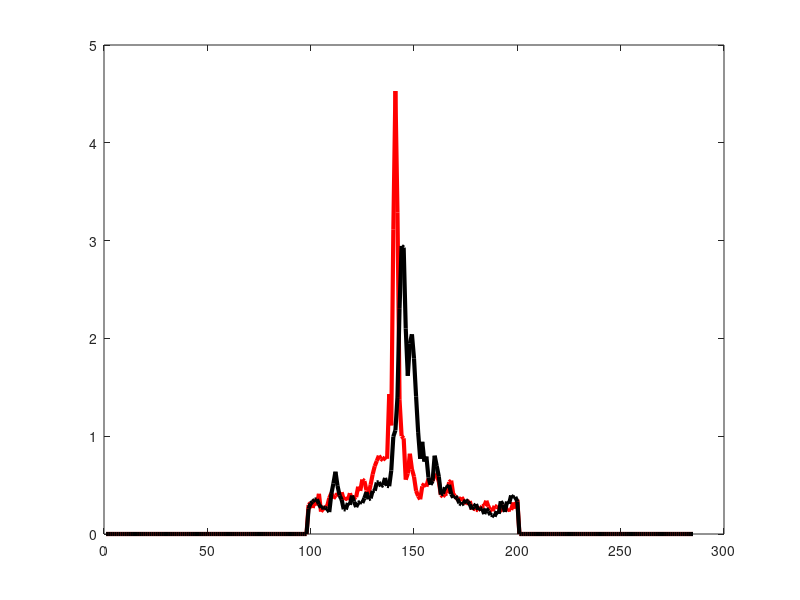

This figure's MATLAB source: (Note: this script raises an error after producing the figure.)
clear; clc;
set(groot, 'DefaultFigureWindowStyle', 'normal');

load Ember_focus_TR_XY.mat
p_max_TR = p_max;

load Ember_focus_FF_XY.mat
p_max_FF = p_max;

% Calculate the full-width half maximum. 
max_TR = max(p_max_TR(:,143))
P_half = 0.5 * max_TR;
idxs = find (p_max_TR(:,143) > P_half);
dx = 1e-3; 
TR_FWHM = dx * length(idxs)

max_FF = max(p_max_FF(:,143))
P_FF_half = 0.5 * max_FF;
FF_idxs = find (p_max_FF(:,143) > P_FF_half);
FF_FWHM = dx * length(FF_idxs)



startingX  = 100;
startingY  = 100;
Width  = 500;
Height = 500;
% Now do a comparative cross-section. 
f1 = figure('Position',[startingX startingY Width Height]);
ax1 = subplot(1,1,1); 
plot(p_max_TR(:,143),'r','LineWidth', 3) 
hold on
plot(p_max_FF(:,143),'k','LineWidth', 3) 
ax1.XLim = [100 200];
ax1.YLim = [0 5];
ax1.FontSize = 25;
box off;
H=gca;
H.LineWidth=2; %change to the desired value
% xlabel('cross-section [mm]');
% ylabel('P [Pa]');
hold on
saveas(f1,'max_pressure_cross-sections.jpg');
hold on
close(f1)

% load Ember_time_series_TR.mat
% load Ember_time_series_FF.mat
